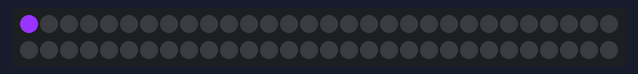
The sketch below on a simulated Arduino Uno, built with avr-gcc and run on an emulated ATmega328P. Shown: 60 RGB LEDs in strip order, left to right, continuing on the next row. The local clock reads 2024-03-15 10:24:30 at power-on unless the sketch sets it.

Above: at 3.6 s.
At 5.4 s:
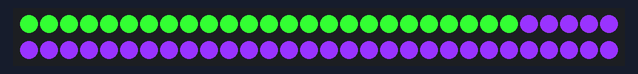
At 6.4 s:
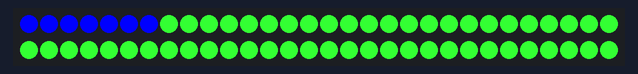
At 7.6 s:
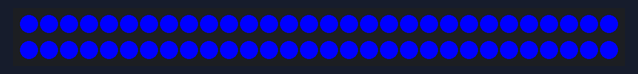
At 8.1 s:
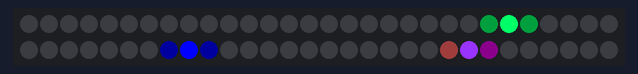
At 35.1 s:
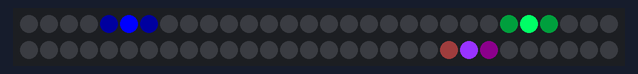

Measured:
- what the display in image 3 shows lasts 0.5 s, from 7.6 s to 8.1 s

The sketch:

ClockRTC.ino
```cpp
/**************************************************************************
 *                                                                        *
 *   NeoPixel Ring Clock                                                  *
 *   by Andy Doro (mail@andydoro.com)                                     *
 *   http://andydoro.com/ringclock/                                       *
 *                                                                        *
 **************************************************************************
 *
 *
 * Revision History
 *
 * Date    By    What
 * 20140320   AFD   First draft
 *
 * 20160602   updated by Ralf Hager
 */

// include the library code:
#include <Wire.h>
#include <RTClib.h>
#include <Adafruit_NeoPixel.h>

// define pins
#define NEOPIN 9

#define BRIGHTNESS 255 // set max brightness

RTC_DS3231 RTC; // Establish clock object
DateTime Clock; // Holds current clock time

Adafruit_NeoPixel strip = Adafruit_NeoPixel(60, NEOPIN, NEO_GRB + NEO_KHZ800); // strip object

byte hourval, minuteval, secondval; // holds the time

byte pixelColorRed, pixelColorGreen, pixelColorBlue; // holds color values


void setup () {
  Wire.begin();         // Begin I2C

  // set pinmodes
  pinMode(NEOPIN, OUTPUT);

  // set Serial Speed to 9600 Baud
  Serial.begin(9600);

  delay(3000); // wait for console opening

  if (RTC.lostPower()) {
    Serial.println("RTC lost power, lets set the time!");
    // following line sets the RTC to the date & time this sketch was compiled
    RTC.adjust(DateTime(F(__DATE__), F(__TIME__)));
    // This line sets the RTC with an explicit date & time, for example to set
    // January 21, 2014 at 3am you would call:
    // rtc.adjust(DateTime(2014, 1, 21, 3, 0, 0));
  }

  strip.begin();
  strip.show(); // Initialize all pixels to 'off'
  strip.setBrightness(BRIGHTNESS); // set brightness

  // startup sequence
  delay(500);
  colorWipe(strip.Color(153, 51, 255), 20); // Red
  colorWipe(strip.Color(51, 255, 51), 20); // Green
  colorWipe(strip.Color(0, 0, 255), 20); // Blue
  delay(500);

}

void loop () {

  // get time
  Clock = RTC.now(); // get the RTC time

  secondval = Clock.second();  // get seconds
  minuteval = Clock.minute();  // get minutes
  hourval = Clock.hour();   // get hours
  if(hourval > 11) hourval -= 12; // This clock is 12 hour, if 13-23, convert to 0-11

  hourval = (hourval*60 + minuteval) / 12;  //each red dot represent 24 minutes.

  // arc mode
  for(int i=0; i<strip.numPixels(); i++) {

    if (i == ((secondval+59) % 60)) {
      pixelColorBlue = 31;
    }
    else
    if (i == ((secondval+1) % 60)) {
      pixelColorBlue = 31;
    }
    else
    if (i == secondval) {
      pixelColorBlue = 255;
    }
    else {
      pixelColorBlue = 0;
    }

    if (i == ((minuteval+59) % 60)) {
      pixelColorGreen = 31;
      pixelColorRed = 12;
      pixelColorBlue = 12;
    }
    else
    if (i == ((minuteval+1) % 60)) {
      pixelColorGreen = 31;
      pixelColorRed = 12;
      pixelColorBlue = 12;
    }
    else
    if (i == minuteval) {
      pixelColorGreen = 255;
      pixelColorRed = 102;
      pixelColorBlue = 102;
    }
    else {
      pixelColorGreen = 0;
    }

    if (i == ((hourval+59) % 60)) {
      pixelColorRed = 31;
      pixelColorGreen = 12;
      pixelColorBlue = 12;
    }
    else
    if (i == ((hourval+1) % 60)) {
      pixelColorRed = 31;
      pixelColorRed = 12;
      pixelColorBlue = 12;
    }
    else
    if (i == hourval) {
      pixelColorRed = 153;
      pixelColorGreen = 51;
      pixelColorBlue = 255;
    }
    else {
      pixelColorRed = 0;
    }

    strip.setPixelColor(i, strip.Color(pixelColorRed, pixelColorGreen, pixelColorBlue));

  }

  /*
  // for serial debugging
   Serial.print(Clock.hour(), DEC);
   Serial.print(':');
   Serial.print(Clock.minute(), DEC);
   Serial.print(':');
   Serial.println(Clock.second(), DEC);
  */

  //display
  strip.show();

  // wait
  delay(100);

}


// Fill the dots one after the other with a color
void colorWipe(uint32_t c, uint8_t wait) {
  for(uint16_t i=0; i<strip.numPixels(); i++) {
    strip.setPixelColor(i, c);
    strip.show();
    delay(wait);
  }
}
```
